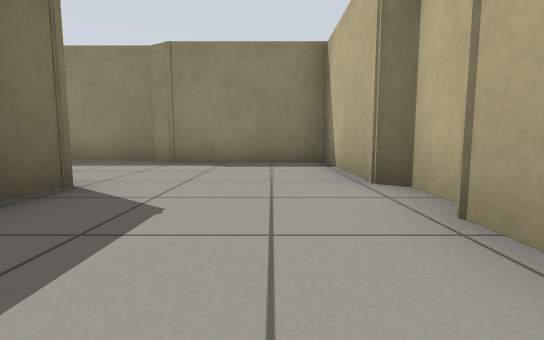
View 1 (above)

12 first-person views from a walk through a Gazebo world. The camera is 0.5 m above the floor, tilts 6° down and sees 85° across. The floor is counted in squares, 1 m on a side. Each view is taken from the middle of a square. On the plan, view 1 faces up. The plan holds only what a view shows up to about 9 squares ahead; the rest is blank.

View 2
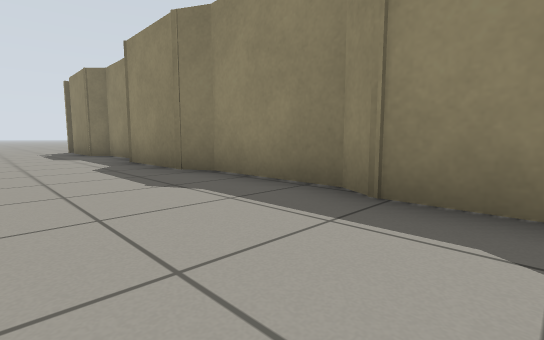

View 3
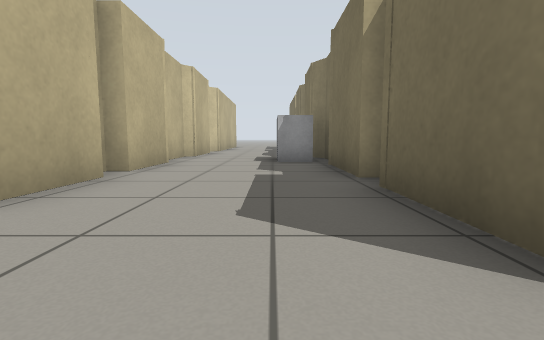

View 4
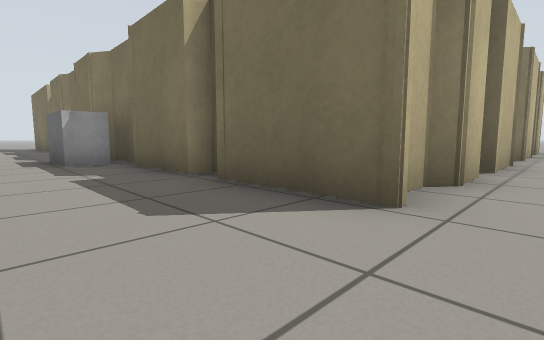

View 5
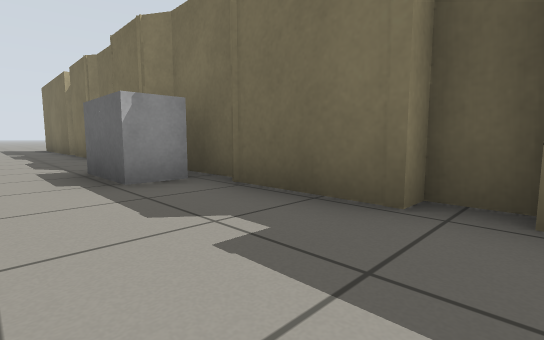

View 6
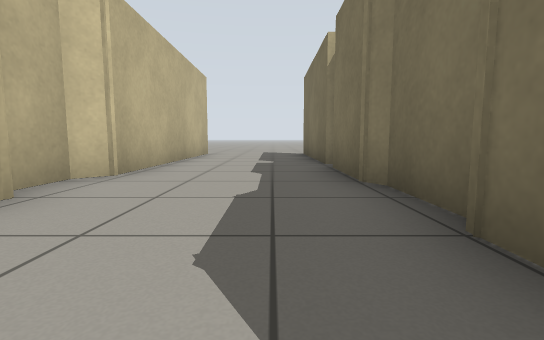

View 7
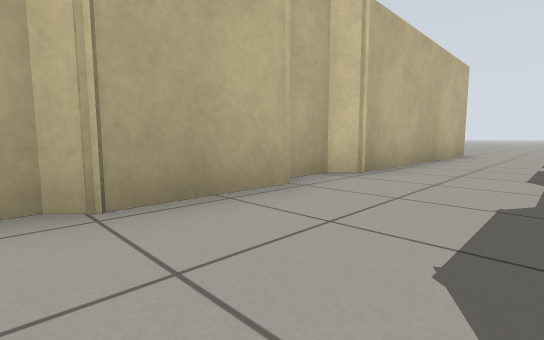

View 8
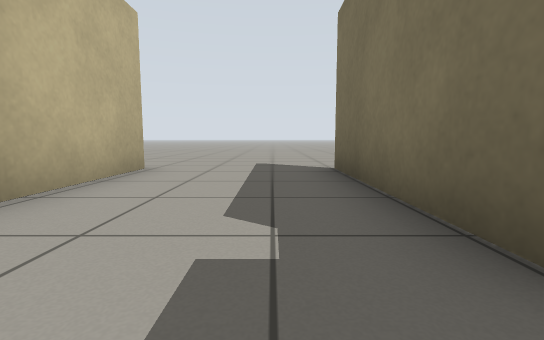

View 9
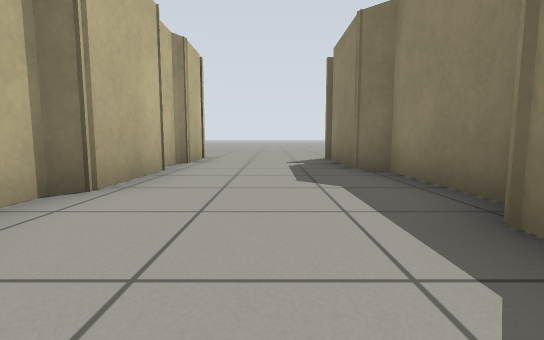

View 10
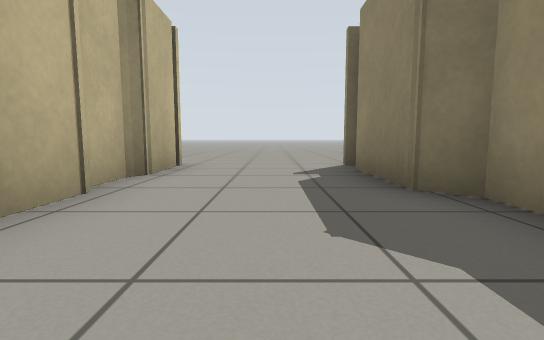

View 11
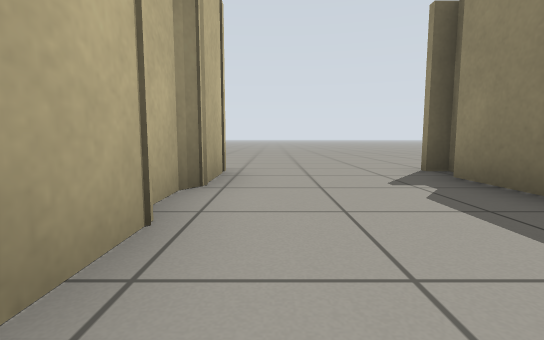

View 12
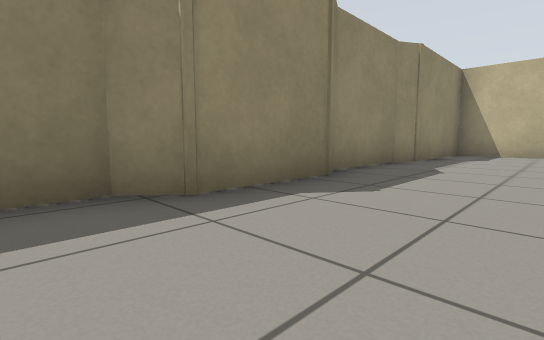

### Floor plan
Points are (right, up) in squares from view 1. A wall is a line through its corners. A room is listed if a view was taken in it or the views show most of it. See-through windows are left out.
Room 1 (views 1, 2, 3, 4, 5, 6, 7, 8, 9, 10, 11, 12)
walls: (-2.1, 0.2) (-2.1, -1.9); (-2.4, -2) (-2.4, -2.5); (1.2, 0.1) (1.2, 2); (-2.5, 1) (-2.5, 0.2); (1.2, -2.3) (1.2, -0.5); (-2.1, -4.4) (-2.1, -9.2); (1.5, 2.2) (1.5, 3.1) (1.2, 3.3) (1.2, 6.4) (-2.1, 6.4) (-2.6, 6.7); (-4.6, 3.3) (-3.7, 3.3) (-3.5, 3.1) (-2.1, 3.1) (-2.1, 0.9); (1.2, -6.5) (1.2, -4.6) (1.5, -4.3) (1.5, -3); (-2.2, -7.1) (-2, -7.6); (-7, 3.3) (-5.2, 3.3); (-2.5, 6.8) (-5, 6.8); (-4.9, 6.7) (-5.5, 6.4) (-7.7, 6.4) (-8.2, 6.8) (-10.5, 6.8) (-10.9, 6.4) (-12.9, 6.4); (-2.1, -9.7) (-2.1, -14); (-10.9, 3.3) (-8.8, 3.3) (-8.6, 3.1) (-8, 3.1); (-13.4, 3.3) (-12.1, 3.3) (-11.8, 3.1) (-11, 3.1); (1.2, -14) (1.2, -8) (1.5, -7.7) (1.5, -6.8)
ways out: opening at (-14.5, 3); opening at (-14.5, 6); opening at (-2, -14.5); opening at (1, -14.5)
objects: grey box (-2, -3) to (-1, -3)

Where each view was taken, in squares from view 1:
view 1: 0 up, 0 right, facing up
view 2: 4 up, 1 left, facing up-left
view 3: 4 up, 1 left, facing down
view 4: 4 up, 0 right, facing down-left
view 5: 1 up, 0 right, facing down-left
view 6: 4 down, 1 left, facing down
view 7: 4 down, 1 left, facing down-right
view 8: 9 down, 1 left, facing down
view 9: 5 up, 6 left, facing left
view 10: 5 up, 8 left, facing left
view 11: 4 up, 9 left, facing left
view 12: 4 up, 9 left, facing up-right
